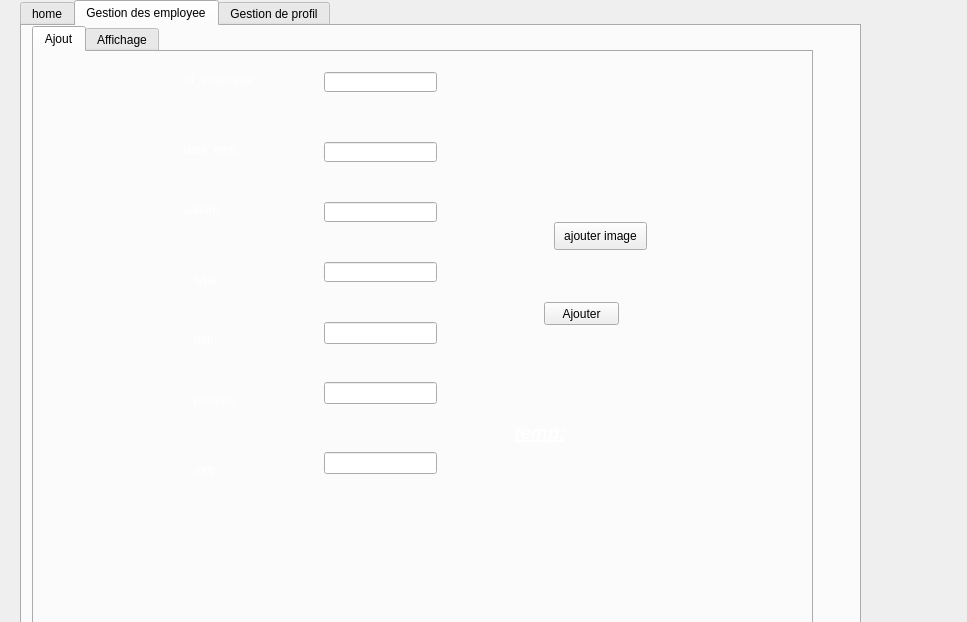
<?xml version="1.0" encoding="UTF-8"?>
<ui version="4.0">
 <class>menu</class>
 <widget class="QDialog" name="menu">
  <property name="geometry">
   <rect>
    <x>0</x>
    <y>0</y>
    <width>967</width>
    <height>622</height>
   </rect>
  </property>
  <property name="windowTitle">
   <string>Dialog</string>
  </property>
  <widget class="QTabWidget" name="temprature">
   <property name="geometry">
    <rect>
     <x>20</x>
     <y>0</y>
     <width>841</width>
     <height>701</height>
    </rect>
   </property>
   <property name="currentIndex">
    <number>1</number>
   </property>
   <widget class="QWidget" name="tab_4">
    <attribute name="title">
     <string>home</string>
    </attribute>
    <widget class="QLabel" name="MUNCHCULTURE">
     <property name="geometry">
      <rect>
       <x>210</x>
       <y>40</y>
       <width>441</width>
       <height>111</height>
      </rect>
     </property>
     <property name="font">
      <font>
       <pointsize>50</pointsize>
      </font>
     </property>
     <property name="text">
      <string>&lt;html&gt;&lt;head/&gt;&lt;body&gt;&lt;p align=&quot;center&quot;&gt;&lt;span style=&quot; font-size:26pt; color:#845f64;&quot;&gt;MUNCH CULTURE&lt;/span&gt;&lt;/p&gt;&lt;/body&gt;&lt;/html&gt;</string>
     </property>
    </widget>
    <widget class="QPushButton" name="pushButton">
     <property name="geometry">
      <rect>
       <x>340</x>
       <y>160</y>
       <width>161</width>
       <height>51</height>
      </rect>
     </property>
     <property name="text">
      <string>GESTION DES EMPLOYEE</string>
     </property>
    </widget>
    <widget class="QPushButton" name="pushButton_2">
     <property name="geometry">
      <rect>
       <x>340</x>
       <y>280</y>
       <width>161</width>
       <height>51</height>
      </rect>
     </property>
     <property name="text">
      <string>GESTION PROFILS</string>
     </property>
    </widget>
    <widget class="QLabel" name="label_23">
     <property name="geometry">
      <rect>
       <x>4</x>
       <y>5</y>
       <width>831</width>
       <height>591</height>
      </rect>
     </property>
     <property name="styleSheet">
      <string notr="true">background-color:tranparent;

border-image:url(:/StyleSheet/couverture.jfif);

background:none;

border:none;</string>
     </property>
     <property name="text">
      <string/>
     </property>
    </widget>
    <zorder>label_23</zorder>
    <zorder>MUNCHCULTURE</zorder>
    <zorder>pushButton</zorder>
    <zorder>pushButton_2</zorder>
   </widget>
   <widget class="QWidget" name="tab1">
    <attribute name="title">
     <string>Gestion des employee</string>
    </attribute>
    <widget class="QTabWidget" name="tabWidget_2">
     <property name="geometry">
      <rect>
       <x>10</x>
       <y>0</y>
       <width>781</width>
       <height>621</height>
      </rect>
     </property>
     <property name="styleSheet">
      <string notr="true">tabWidget_2 = new QWidget(this); m_myWidget-&gt;setGeometry(0, 0, 300, 100)</string>
     </property>
     <property name="currentIndex">
      <number>0</number>
     </property>
     <widget class="QWidget" name="tab_3">
      <attribute name="title">
       <string>Ajout</string>
      </attribute>
      <widget class="QLabel" name="label">
       <property name="geometry">
        <rect>
         <x>150</x>
         <y>90</y>
         <width>121</width>
         <height>16</height>
        </rect>
       </property>
       <property name="text">
        <string>&lt;html&gt;&lt;head/&gt;&lt;body&gt;&lt;p&gt;&lt;span style=&quot; color:#ffffff;&quot;&gt;date_emb&lt;/span&gt;&lt;/p&gt;&lt;/body&gt;&lt;/html&gt;</string>
       </property>
      </widget>
      <widget class="QLabel" name="label_2">
       <property name="geometry">
        <rect>
         <x>150</x>
         <y>20</y>
         <width>121</width>
         <height>16</height>
        </rect>
       </property>
       <property name="text">
        <string>&lt;html&gt;&lt;head/&gt;&lt;body&gt;&lt;p&gt;&lt;span style=&quot; color:#ffffff;&quot;&gt;Id_employee&lt;/span&gt;&lt;/p&gt;&lt;/body&gt;&lt;/html&gt;</string>
       </property>
      </widget>
      <widget class="QLabel" name="label_3">
       <property name="geometry">
        <rect>
         <x>150</x>
         <y>150</y>
         <width>101</width>
         <height>16</height>
        </rect>
       </property>
       <property name="text">
        <string>&lt;html&gt;&lt;head/&gt;&lt;body&gt;&lt;p&gt;&lt;span style=&quot; color:#ffffff;&quot;&gt;salaire&lt;/span&gt;&lt;/p&gt;&lt;/body&gt;&lt;/html&gt;</string>
       </property>
      </widget>
      <widget class="QLabel" name="label_4">
       <property name="geometry">
        <rect>
         <x>160</x>
         <y>220</y>
         <width>71</width>
         <height>16</height>
        </rect>
       </property>
       <property name="text">
        <string>&lt;html&gt;&lt;head/&gt;&lt;body&gt;&lt;p&gt;&lt;span style=&quot; color:#ffffff;&quot;&gt;type&lt;/span&gt;&lt;/p&gt;&lt;/body&gt;&lt;/html&gt;</string>
       </property>
      </widget>
      <widget class="QLineEdit" name="id">
       <property name="geometry">
        <rect>
         <x>290</x>
         <y>20</y>
         <width>113</width>
         <height>20</height>
        </rect>
       </property>
       <property name="styleSheet">
        <string notr="true">m_myWidget = new QWidget(this); m_myWidget-&gt;setGeometry(0, 0, 300, 100); QPalette pal = palette();</string>
       </property>
      </widget>
      <widget class="QLineEdit" name="salaire">
       <property name="geometry">
        <rect>
         <x>290</x>
         <y>150</y>
         <width>113</width>
         <height>20</height>
        </rect>
       </property>
      </widget>
      <widget class="QLineEdit" name="type">
       <property name="geometry">
        <rect>
         <x>290</x>
         <y>210</y>
         <width>113</width>
         <height>20</height>
        </rect>
       </property>
      </widget>
      <widget class="QPushButton" name="Ajouter">
       <property name="geometry">
        <rect>
         <x>510</x>
         <y>250</y>
         <width>75</width>
         <height>23</height>
        </rect>
       </property>
       <property name="text">
        <string>Ajouter</string>
       </property>
      </widget>
      <widget class="QLineEdit" name="date_emb">
       <property name="geometry">
        <rect>
         <x>290</x>
         <y>90</y>
         <width>113</width>
         <height>20</height>
        </rect>
       </property>
      </widget>
      <widget class="QLineEdit" name="nom">
       <property name="geometry">
        <rect>
         <x>290</x>
         <y>270</y>
         <width>113</width>
         <height>22</height>
        </rect>
       </property>
      </widget>
      <widget class="QLabel" name="label_5">
       <property name="geometry">
        <rect>
         <x>160</x>
         <y>280</y>
         <width>55</width>
         <height>16</height>
        </rect>
       </property>
       <property name="text">
        <string>&lt;html&gt;&lt;head/&gt;&lt;body&gt;&lt;p&gt;&lt;span style=&quot; color:#ffffff;&quot;&gt;nom&lt;/span&gt;&lt;/p&gt;&lt;/body&gt;&lt;/html&gt;</string>
       </property>
      </widget>
      <widget class="QLabel" name="label_6">
       <property name="geometry">
        <rect>
         <x>160</x>
         <y>340</y>
         <width>55</width>
         <height>16</height>
        </rect>
       </property>
       <property name="text">
        <string>&lt;html&gt;&lt;head/&gt;&lt;body&gt;&lt;p&gt;&lt;span style=&quot; color:#ffffff;&quot;&gt;prenom&lt;/span&gt;&lt;/p&gt;&lt;/body&gt;&lt;/html&gt;</string>
       </property>
      </widget>
      <widget class="QLineEdit" name="prenom">
       <property name="geometry">
        <rect>
         <x>290</x>
         <y>330</y>
         <width>113</width>
         <height>22</height>
        </rect>
       </property>
      </widget>
      <widget class="QLabel" name="label_7">
       <property name="geometry">
        <rect>
         <x>160</x>
         <y>410</y>
         <width>55</width>
         <height>16</height>
        </rect>
       </property>
       <property name="text">
        <string>&lt;html&gt;&lt;head/&gt;&lt;body&gt;&lt;p&gt;&lt;span style=&quot; color:#ffffff;&quot;&gt;mdp&lt;/span&gt;&lt;/p&gt;&lt;/body&gt;&lt;/html&gt;</string>
       </property>
      </widget>
      <widget class="QLineEdit" name="mdp">
       <property name="geometry">
        <rect>
         <x>290</x>
         <y>400</y>
         <width>113</width>
         <height>22</height>
        </rect>
       </property>
      </widget>
      <widget class="QLabel" name="label_photo">
       <property name="geometry">
        <rect>
         <x>510</x>
         <y>50</y>
         <width>111</width>
         <height>111</height>
        </rect>
       </property>
       <property name="text">
        <string/>
       </property>
       <property name="pixmap">
        <pixmap>C:/Users/msi/Pictures/interfacefinal/salariess.png</pixmap>
       </property>
       <property name="scaledContents">
        <bool>true</bool>
       </property>
      </widget>
      <widget class="QPushButton" name="pushButton_3">
       <property name="geometry">
        <rect>
         <x>520</x>
         <y>170</y>
         <width>93</width>
         <height>28</height>
        </rect>
       </property>
       <property name="text">
        <string>ajouter image</string>
       </property>
      </widget>
      <widget class="QLabel" name="label_14">
       <property name="geometry">
        <rect>
         <x>325</x>
         <y>505</y>
         <width>20</width>
         <height>61</height>
        </rect>
       </property>
       <property name="text">
        <string/>
       </property>
      </widget>
      <widget class="QLabel" name="label_18">
       <property name="geometry">
        <rect>
         <x>0</x>
         <y>5</y>
         <width>771</width>
         <height>561</height>
        </rect>
       </property>
       <property name="styleSheet">
        <string notr="true">background-color:tranparent;

border-image:url(:/StyleSheet/couverture.jfif);

background:none;

border:none;</string>
       </property>
       <property name="text">
        <string/>
       </property>
      </widget>
      <widget class="QLabel" name="label_21">
       <property name="geometry">
        <rect>
         <x>480</x>
         <y>355</y>
         <width>91</width>
         <height>51</height>
        </rect>
       </property>
       <property name="text">
        <string>&lt;html&gt;&lt;head/&gt;&lt;body&gt;&lt;p&gt;&lt;span style=&quot; font-size:14pt; font-weight:600; font-style:italic; text-decoration: underline; color:#ffffff;&quot;&gt;temp:&lt;/span&gt;&lt;/p&gt;&lt;/body&gt;&lt;/html&gt;</string>
       </property>
      </widget>
      <widget class="QLabel" name="label_24">
       <property name="geometry">
        <rect>
         <x>580</x>
         <y>380</y>
         <width>55</width>
         <height>16</height>
        </rect>
       </property>
       <property name="text">
        <string/>
       </property>
      </widget>
      <zorder>label_18</zorder>
      <zorder>label</zorder>
      <zorder>label_2</zorder>
      <zorder>label_3</zorder>
      <zorder>label_4</zorder>
      <zorder>id</zorder>
      <zorder>salaire</zorder>
      <zorder>type</zorder>
      <zorder>Ajouter</zorder>
      <zorder>date_emb</zorder>
      <zorder>nom</zorder>
      <zorder>label_5</zorder>
      <zorder>label_6</zorder>
      <zorder>prenom</zorder>
      <zorder>label_7</zorder>
      <zorder>mdp</zorder>
      <zorder>label_photo</zorder>
      <zorder>pushButton_3</zorder>
      <zorder>label_14</zorder>
      <zorder>label_21</zorder>
      <zorder>label_24</zorder>
     </widget>
     <widget class="QWidget" name="tab_5">
      <attribute name="title">
       <string>Affichage</string>
      </attribute>
      <widget class="QTableView" name="table_personnel">
       <property name="geometry">
        <rect>
         <x>20</x>
         <y>60</y>
         <width>471</width>
         <height>301</height>
        </rect>
       </property>
      </widget>
      <widget class="QComboBox" name="cb_recherche">
       <property name="geometry">
        <rect>
         <x>500</x>
         <y>50</y>
         <width>141</width>
         <height>22</height>
        </rect>
       </property>
       <item>
        <property name="text">
         <string>Id_employee</string>
        </property>
       </item>
       <item>
        <property name="text">
         <string>date naissance employee</string>
        </property>
       </item>
       <item>
        <property name="text">
         <string>adressse</string>
        </property>
       </item>
       <item>
        <property name="text">
         <string>numero de tel </string>
        </property>
       </item>
      </widget>
      <widget class="QLineEdit" name="le_recherche">
       <property name="geometry">
        <rect>
         <x>660</x>
         <y>50</y>
         <width>113</width>
         <height>20</height>
        </rect>
       </property>
       <property name="placeholderText">
        <string>Rechercher</string>
       </property>
      </widget>
      <widget class="QLineEdit" name="i_stock">
       <property name="geometry">
        <rect>
         <x>510</x>
         <y>140</y>
         <width>131</width>
         <height>20</height>
        </rect>
       </property>
       <property name="placeholderText">
        <string>id_stock</string>
       </property>
      </widget>
      <widget class="QPushButton" name="supprimer_employee">
       <property name="geometry">
        <rect>
         <x>690</x>
         <y>140</y>
         <width>75</width>
         <height>23</height>
        </rect>
       </property>
       <property name="text">
        <string>Supprimer</string>
       </property>
      </widget>
      <widget class="QLineEdit" name="id_employee">
       <property name="geometry">
        <rect>
         <x>220</x>
         <y>370</y>
         <width>113</width>
         <height>20</height>
        </rect>
       </property>
       <property name="styleSheet">
        <string notr="true">m_myWidget = new QWidget(this); m_myWidget-&gt;setGeometry(0, 0, 300, 100); QPalette pal = palette();</string>
       </property>
      </widget>
      <widget class="QLabel" name="label_37">
       <property name="geometry">
        <rect>
         <x>90</x>
         <y>370</y>
         <width>121</width>
         <height>16</height>
        </rect>
       </property>
       <property name="text">
        <string>&lt;html&gt;&lt;head/&gt;&lt;body&gt;&lt;p&gt;&lt;span style=&quot; color:#ffffff;&quot;&gt;Id_employee&lt;/span&gt;&lt;/p&gt;&lt;/body&gt;&lt;/html&gt;</string>
       </property>
      </widget>
      <widget class="QPushButton" name="modifier_employee">
       <property name="geometry">
        <rect>
         <x>390</x>
         <y>430</y>
         <width>75</width>
         <height>23</height>
        </rect>
       </property>
       <property name="text">
        <string>modifier</string>
       </property>
      </widget>
      <widget class="QComboBox" name="colone_tri">
       <property name="geometry">
        <rect>
         <x>500</x>
         <y>90</y>
         <width>91</width>
         <height>22</height>
        </rect>
       </property>
       <item>
        <property name="text">
         <string>Id_employee</string>
        </property>
       </item>
       <item>
        <property name="text">
         <string>date de naissance employee</string>
        </property>
       </item>
       <item>
        <property name="text">
         <string>adresse</string>
        </property>
       </item>
       <item>
        <property name="text">
         <string>num de tel</string>
        </property>
       </item>
      </widget>
      <widget class="QComboBox" name="ordre_tri">
       <property name="geometry">
        <rect>
         <x>620</x>
         <y>90</y>
         <width>51</width>
         <height>22</height>
        </rect>
       </property>
       <item>
        <property name="text">
         <string>asc</string>
        </property>
       </item>
       <item>
        <property name="text">
         <string>desc</string>
        </property>
       </item>
      </widget>
      <widget class="QPushButton" name="mailing">
       <property name="geometry">
        <rect>
         <x>690</x>
         <y>90</y>
         <width>75</width>
         <height>23</height>
        </rect>
       </property>
       <property name="text">
        <string>mailing</string>
       </property>
      </widget>
      <widget class="QPushButton" name="tri_employee">
       <property name="geometry">
        <rect>
         <x>690</x>
         <y>180</y>
         <width>75</width>
         <height>23</height>
        </rect>
       </property>
       <property name="text">
        <string>tri selon id</string>
       </property>
      </widget>
      <widget class="QLineEdit" name="nom_2">
       <property name="geometry">
        <rect>
         <x>220</x>
         <y>490</y>
         <width>113</width>
         <height>22</height>
        </rect>
       </property>
      </widget>
      <widget class="QLineEdit" name="prenom_2">
       <property name="geometry">
        <rect>
         <x>220</x>
         <y>520</y>
         <width>113</width>
         <height>22</height>
        </rect>
       </property>
      </widget>
      <widget class="QLabel" name="label_8">
       <property name="geometry">
        <rect>
         <x>90</x>
         <y>462</y>
         <width>71</width>
         <height>16</height>
        </rect>
       </property>
       <property name="text">
        <string>type</string>
       </property>
      </widget>
      <widget class="QLabel" name="label_9">
       <property name="geometry">
        <rect>
         <x>90</x>
         <y>430</y>
         <width>101</width>
         <height>16</height>
        </rect>
       </property>
       <property name="text">
        <string>&lt;html&gt;&lt;head/&gt;&lt;body&gt;&lt;p&gt;&lt;span style=&quot; color:#ffffff;&quot;&gt;salaire&lt;/span&gt;&lt;/p&gt;&lt;/body&gt;&lt;/html&gt;</string>
       </property>
      </widget>
      <widget class="QLabel" name="label_10">
       <property name="geometry">
        <rect>
         <x>90</x>
         <y>530</y>
         <width>55</width>
         <height>16</height>
        </rect>
       </property>
       <property name="text">
        <string>prenom</string>
       </property>
      </widget>
      <widget class="QLineEdit" name="type_2">
       <property name="geometry">
        <rect>
         <x>220</x>
         <y>460</y>
         <width>113</width>
         <height>20</height>
        </rect>
       </property>
      </widget>
      <widget class="QLabel" name="label_11">
       <property name="geometry">
        <rect>
         <x>500</x>
         <y>590</y>
         <width>55</width>
         <height>16</height>
        </rect>
       </property>
       <property name="text">
        <string>mdp</string>
       </property>
      </widget>
      <widget class="QLineEdit" name="date_emb_2">
       <property name="geometry">
        <rect>
         <x>220</x>
         <y>400</y>
         <width>113</width>
         <height>20</height>
        </rect>
       </property>
      </widget>
      <widget class="QLabel" name="label_12">
       <property name="geometry">
        <rect>
         <x>87</x>
         <y>400</y>
         <width>121</width>
         <height>16</height>
        </rect>
       </property>
       <property name="text">
        <string>&lt;html&gt;&lt;head/&gt;&lt;body&gt;&lt;p&gt;&lt;span style=&quot; color:#ffffff;&quot;&gt;date_emb&lt;/span&gt;&lt;/p&gt;&lt;/body&gt;&lt;/html&gt;</string>
       </property>
      </widget>
      <widget class="QLineEdit" name="salaire_2">
       <property name="geometry">
        <rect>
         <x>220</x>
         <y>430</y>
         <width>113</width>
         <height>20</height>
        </rect>
       </property>
      </widget>
      <widget class="QLabel" name="label_13">
       <property name="geometry">
        <rect>
         <x>90</x>
         <y>500</y>
         <width>55</width>
         <height>16</height>
        </rect>
       </property>
       <property name="text">
        <string>nom</string>
       </property>
      </widget>
      <widget class="QLineEdit" name="mdp_3">
       <property name="geometry">
        <rect>
         <x>630</x>
         <y>580</y>
         <width>113</width>
         <height>22</height>
        </rect>
       </property>
      </widget>
      <widget class="QLabel" name="label_19">
       <property name="geometry">
        <rect>
         <x>0</x>
         <y>5</y>
         <width>771</width>
         <height>551</height>
        </rect>
       </property>
       <property name="styleSheet">
        <string notr="true">background-color:tranparent;

border-image:url(:/StyleSheet/couverture.jfif);

background:none;

border:none;</string>
       </property>
       <property name="text">
        <string/>
       </property>
      </widget>
      <widget class="QLabel" name="label_image">
       <property name="geometry">
        <rect>
         <x>570</x>
         <y>240</y>
         <width>131</width>
         <height>171</height>
        </rect>
       </property>
       <property name="text">
        <string/>
       </property>
      </widget>
      <widget class="QPushButton" name="pdf">
       <property name="geometry">
        <rect>
         <x>670</x>
         <y>230</y>
         <width>93</width>
         <height>28</height>
        </rect>
       </property>
       <property name="text">
        <string>pdf</string>
       </property>
      </widget>
      <zorder>label_19</zorder>
      <zorder>table_personnel</zorder>
      <zorder>cb_recherche</zorder>
      <zorder>le_recherche</zorder>
      <zorder>i_stock</zorder>
      <zorder>supprimer_employee</zorder>
      <zorder>id_employee</zorder>
      <zorder>label_37</zorder>
      <zorder>modifier_employee</zorder>
      <zorder>colone_tri</zorder>
      <zorder>ordre_tri</zorder>
      <zorder>mailing</zorder>
      <zorder>tri_employee</zorder>
      <zorder>nom_2</zorder>
      <zorder>prenom_2</zorder>
      <zorder>label_8</zorder>
      <zorder>label_9</zorder>
      <zorder>label_10</zorder>
      <zorder>type_2</zorder>
      <zorder>label_11</zorder>
      <zorder>date_emb_2</zorder>
      <zorder>label_12</zorder>
      <zorder>salaire_2</zorder>
      <zorder>label_13</zorder>
      <zorder>mdp_3</zorder>
      <zorder>label_image</zorder>
      <zorder>pdf</zorder>
     </widget>
    </widget>
   </widget>
   <widget class="QWidget" name="tab_2">
    <attribute name="title">
     <string>Gestion de profil</string>
    </attribute>
    <widget class="QTabWidget" name="affichage2">
     <property name="geometry">
      <rect>
       <x>20</x>
       <y>10</y>
       <width>771</width>
       <height>601</height>
      </rect>
     </property>
     <property name="currentIndex">
      <number>0</number>
     </property>
     <widget class="QWidget" name="tab_11">
      <attribute name="title">
       <string>Ajout</string>
      </attribute>
      <widget class="QLabel" name="label_15">
       <property name="geometry">
        <rect>
         <x>20</x>
         <y>40</y>
         <width>47</width>
         <height>14</height>
        </rect>
       </property>
       <property name="text">
        <string>&lt;html&gt;&lt;head/&gt;&lt;body&gt;&lt;p&gt;&lt;span style=&quot; color:#ffffff;&quot;&gt;login&lt;/span&gt;&lt;/p&gt;&lt;/body&gt;&lt;/html&gt;</string>
       </property>
      </widget>
      <widget class="QLabel" name="label_16">
       <property name="geometry">
        <rect>
         <x>20</x>
         <y>10</y>
         <width>121</width>
         <height>16</height>
        </rect>
       </property>
       <property name="text">
        <string>&lt;html&gt;&lt;head/&gt;&lt;body&gt;&lt;p&gt;&lt;span style=&quot; color:#ffffff;&quot;&gt;ID_profil&lt;/span&gt;&lt;/p&gt;&lt;/body&gt;&lt;/html&gt;</string>
       </property>
      </widget>
      <widget class="QLabel" name="label_17">
       <property name="geometry">
        <rect>
         <x>20</x>
         <y>70</y>
         <width>121</width>
         <height>16</height>
        </rect>
       </property>
       <property name="text">
        <string>&lt;html&gt;&lt;head/&gt;&lt;body&gt;&lt;p&gt;&lt;span style=&quot; color:#ffffff;&quot;&gt;mdp&lt;/span&gt;&lt;/p&gt;&lt;/body&gt;&lt;/html&gt;</string>
       </property>
      </widget>
      <widget class="QLineEdit" name="id_profil">
       <property name="geometry">
        <rect>
         <x>150</x>
         <y>10</y>
         <width>113</width>
         <height>20</height>
        </rect>
       </property>
      </widget>
      <widget class="QLineEdit" name="mdp_2">
       <property name="geometry">
        <rect>
         <x>150</x>
         <y>70</y>
         <width>113</width>
         <height>20</height>
        </rect>
       </property>
      </widget>
      <widget class="QPushButton" name="ajouter1">
       <property name="geometry">
        <rect>
         <x>370</x>
         <y>80</y>
         <width>75</width>
         <height>23</height>
        </rect>
       </property>
       <property name="text">
        <string>Ajouter</string>
       </property>
      </widget>
      <widget class="QLineEdit" name="login">
       <property name="geometry">
        <rect>
         <x>150</x>
         <y>40</y>
         <width>113</width>
         <height>20</height>
        </rect>
       </property>
      </widget>
      <widget class="QLabel" name="label_22">
       <property name="geometry">
        <rect>
         <x>4</x>
         <y>5</y>
         <width>761</width>
         <height>551</height>
        </rect>
       </property>
       <property name="styleSheet">
        <string notr="true">background-color:tranparent;

border-image:url(:/StyleSheet/couverture.jfif);

background:none;

border:none;</string>
       </property>
       <property name="text">
        <string/>
       </property>
      </widget>
      <zorder>label_22</zorder>
      <zorder>label_15</zorder>
      <zorder>label_16</zorder>
      <zorder>label_17</zorder>
      <zorder>id_profil</zorder>
      <zorder>mdp_2</zorder>
      <zorder>ajouter1</zorder>
      <zorder>login</zorder>
     </widget>
     <widget class="QWidget" name="tab_12">
      <attribute name="title">
       <string>Affichage</string>
      </attribute>
      <widget class="QTableView" name="table_profil">
       <property name="geometry">
        <rect>
         <x>20</x>
         <y>10</y>
         <width>441</width>
         <height>261</height>
        </rect>
       </property>
      </widget>
      <widget class="QComboBox" name="cb_recherche_2">
       <property name="geometry">
        <rect>
         <x>480</x>
         <y>30</y>
         <width>141</width>
         <height>22</height>
        </rect>
       </property>
       <item>
        <property name="text">
         <string>id_profil</string>
        </property>
       </item>
       <item>
        <property name="text">
         <string>date de naissance</string>
        </property>
       </item>
       <item>
        <property name="text">
         <string>adresse</string>
        </property>
       </item>
       <item>
        <property name="text">
         <string>numero de tel</string>
        </property>
       </item>
      </widget>
      <widget class="QLineEdit" name="le_recherche_2">
       <property name="geometry">
        <rect>
         <x>630</x>
         <y>30</y>
         <width>113</width>
         <height>20</height>
        </rect>
       </property>
       <property name="placeholderText">
        <string>Rechercher</string>
       </property>
      </widget>
      <widget class="QComboBox" name="colone_tri_2">
       <property name="geometry">
        <rect>
         <x>480</x>
         <y>70</y>
         <width>91</width>
         <height>22</height>
        </rect>
       </property>
       <item>
        <property name="text">
         <string>id_profil</string>
        </property>
       </item>
       <item>
        <property name="text">
         <string>date de naissance</string>
        </property>
       </item>
       <item>
        <property name="text">
         <string>adresse</string>
        </property>
       </item>
       <item>
        <property name="text">
         <string>numero de tel</string>
        </property>
       </item>
      </widget>
      <widget class="QComboBox" name="ordre_tri_2">
       <property name="geometry">
        <rect>
         <x>590</x>
         <y>70</y>
         <width>51</width>
         <height>22</height>
        </rect>
       </property>
       <item>
        <property name="text">
         <string>ASC</string>
        </property>
       </item>
       <item>
        <property name="text">
         <string>DESC</string>
        </property>
       </item>
      </widget>
      <widget class="QPushButton" name="button_tri_2">
       <property name="geometry">
        <rect>
         <x>660</x>
         <y>70</y>
         <width>75</width>
         <height>23</height>
        </rect>
       </property>
       <property name="text">
        <string>tri</string>
       </property>
      </widget>
      <widget class="QPushButton" name="supprimer_2">
       <property name="geometry">
        <rect>
         <x>650</x>
         <y>130</y>
         <width>75</width>
         <height>23</height>
        </rect>
       </property>
       <property name="text">
        <string>mailing</string>
       </property>
      </widget>
      <widget class="QLineEdit" name="id_profil_3">
       <property name="geometry">
        <rect>
         <x>480</x>
         <y>130</y>
         <width>131</width>
         <height>20</height>
        </rect>
       </property>
       <property name="placeholderText">
        <string>id_f</string>
       </property>
      </widget>
      <widget class="QLabel" name="label_39">
       <property name="geometry">
        <rect>
         <x>80</x>
         <y>300</y>
         <width>121</width>
         <height>16</height>
        </rect>
       </property>
       <property name="text">
        <string>&lt;html&gt;&lt;head/&gt;&lt;body&gt;&lt;p&gt;&lt;span style=&quot; color:#ffffff;&quot;&gt;id_profil&lt;/span&gt;&lt;/p&gt;&lt;/body&gt;&lt;/html&gt;</string>
       </property>
      </widget>
      <widget class="QLabel" name="label_40">
       <property name="geometry">
        <rect>
         <x>80</x>
         <y>330</y>
         <width>121</width>
         <height>16</height>
        </rect>
       </property>
       <property name="text">
        <string>&lt;html&gt;&lt;head/&gt;&lt;body&gt;&lt;p&gt;&lt;span style=&quot; color:#ffffff;&quot;&gt;login &lt;/span&gt;&lt;/p&gt;&lt;/body&gt;&lt;/html&gt;</string>
       </property>
      </widget>
      <widget class="QLabel" name="label_41">
       <property name="geometry">
        <rect>
         <x>80</x>
         <y>360</y>
         <width>101</width>
         <height>16</height>
        </rect>
       </property>
       <property name="text">
        <string>&lt;html&gt;&lt;head/&gt;&lt;body&gt;&lt;p&gt;&lt;span style=&quot; color:#ffffff;&quot;&gt;mdp&lt;/span&gt;&lt;/p&gt;&lt;/body&gt;&lt;/html&gt;</string>
       </property>
      </widget>
      <widget class="QLineEdit" name="id_employee_2">
       <property name="geometry">
        <rect>
         <x>220</x>
         <y>300</y>
         <width>113</width>
         <height>20</height>
        </rect>
       </property>
      </widget>
      <widget class="QLineEdit" name="mdp_5">
       <property name="geometry">
        <rect>
         <x>220</x>
         <y>360</y>
         <width>113</width>
         <height>20</height>
        </rect>
       </property>
      </widget>
      <widget class="QPushButton" name="modifier_profil">
       <property name="geometry">
        <rect>
         <x>370</x>
         <y>330</y>
         <width>75</width>
         <height>23</height>
        </rect>
       </property>
       <property name="text">
        <string>Modifier</string>
       </property>
      </widget>
      <widget class="QLineEdit" name="login_3">
       <property name="geometry">
        <rect>
         <x>220</x>
         <y>330</y>
         <width>113</width>
         <height>20</height>
        </rect>
       </property>
      </widget>
      <widget class="QPushButton" name="supprimer_profil">
       <property name="geometry">
        <rect>
         <x>620</x>
         <y>197</y>
         <width>111</width>
         <height>31</height>
        </rect>
       </property>
       <property name="text">
        <string>supprimer</string>
       </property>
      </widget>
      <widget class="QLabel" name="label_20">
       <property name="geometry">
        <rect>
         <x>4</x>
         <y>5</y>
         <width>811</width>
         <height>541</height>
        </rect>
       </property>
       <property name="styleSheet">
        <string notr="true">background-color:tranparent;

border-image:url(:/StyleSheet/couverture.jfif);

background:none;

border:none;</string>
       </property>
       <property name="text">
        <string/>
       </property>
      </widget>
      <zorder>label_20</zorder>
      <zorder>table_profil</zorder>
      <zorder>cb_recherche_2</zorder>
      <zorder>le_recherche_2</zorder>
      <zorder>colone_tri_2</zorder>
      <zorder>ordre_tri_2</zorder>
      <zorder>button_tri_2</zorder>
      <zorder>supprimer_2</zorder>
      <zorder>id_profil_3</zorder>
      <zorder>label_39</zorder>
      <zorder>label_40</zorder>
      <zorder>label_41</zorder>
      <zorder>id_employee_2</zorder>
      <zorder>mdp_5</zorder>
      <zorder>modifier_profil</zorder>
      <zorder>login_3</zorder>
      <zorder>supprimer_profil</zorder>
     </widget>
    </widget>
   </widget>
  </widget>
 </widget>
 <resources/>
 <connections/>
</ui>
